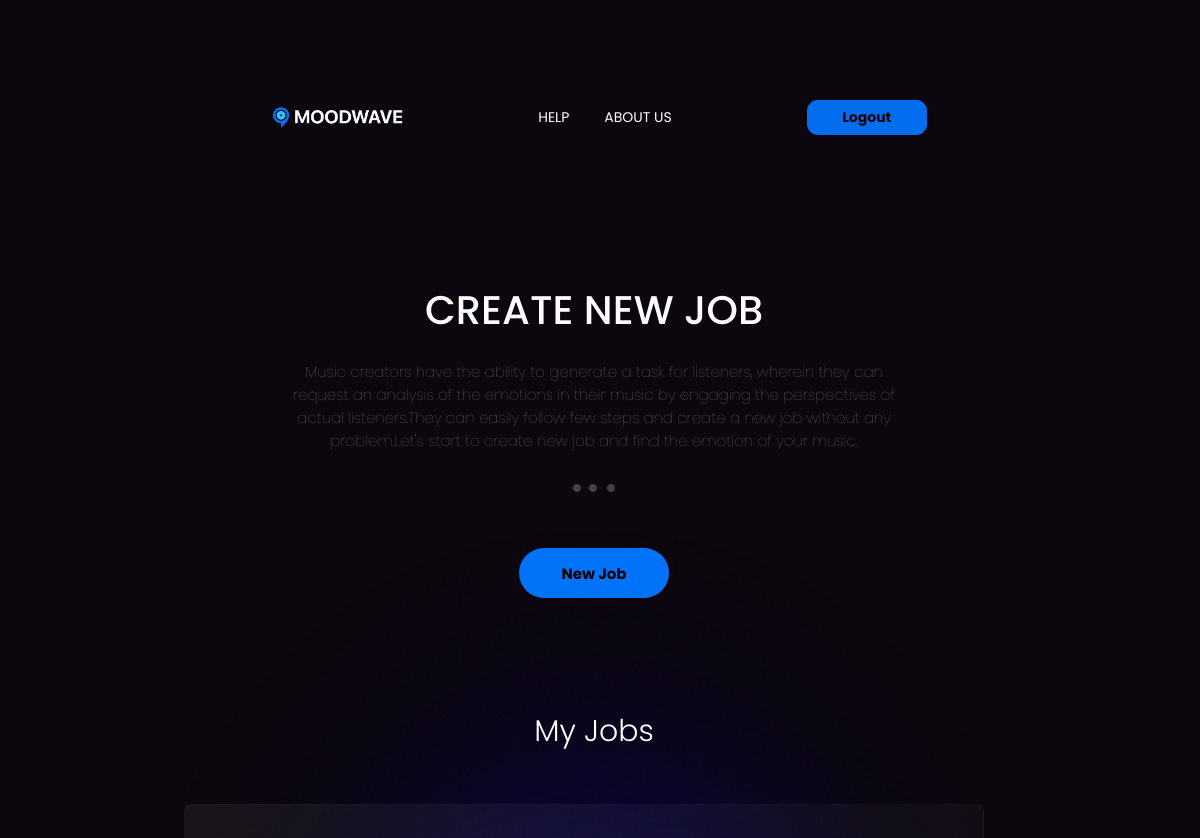
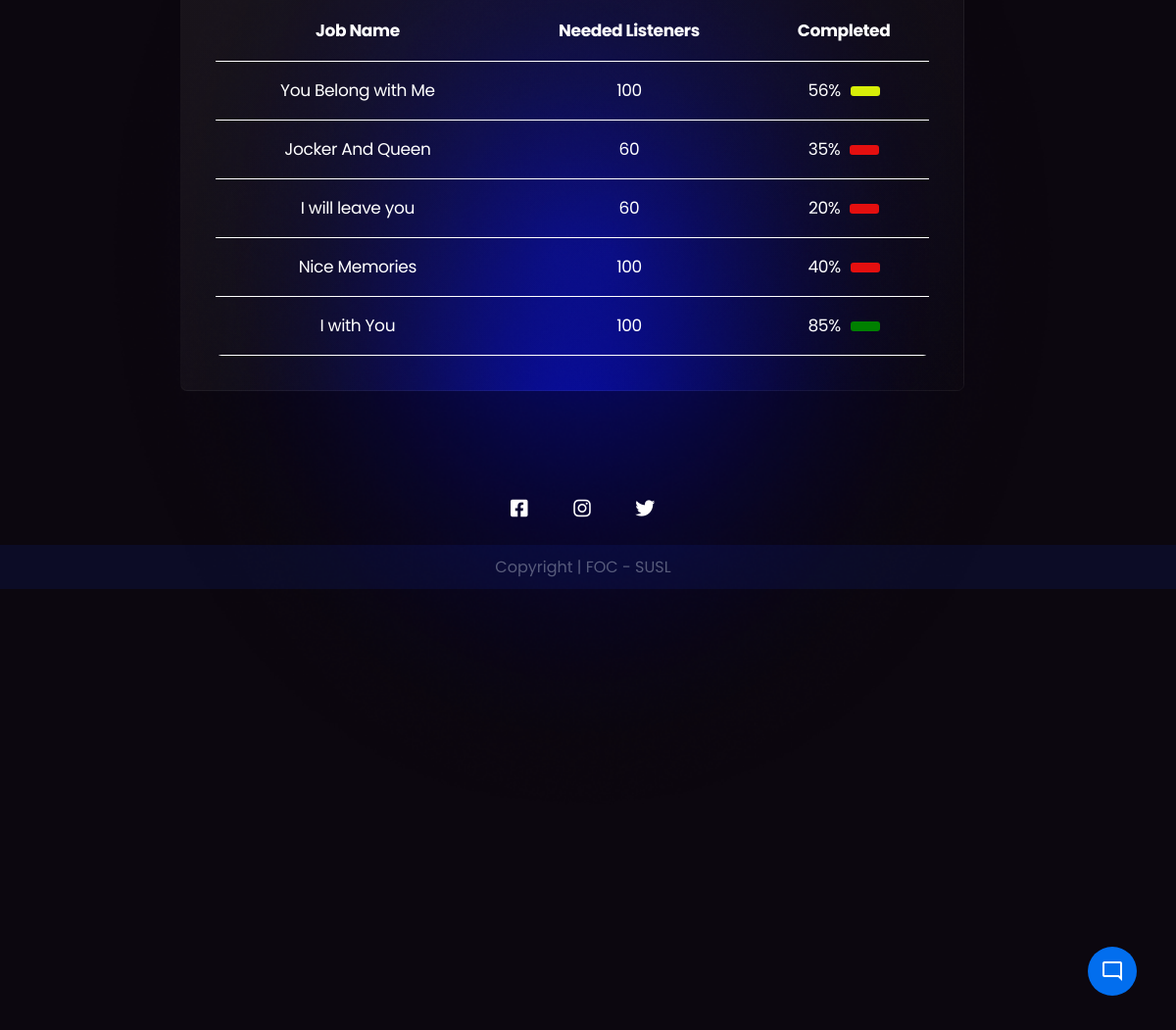
The page /Create_New_Job.php (signed in) on the database its author committed (2 pictures, top to bottom).
### tables this page shows
CREATE TABLE IF NOT EXISTS `jobs` (
  `job_id` int(6) NOT NULL AUTO_INCREMENT,
  `creater_id` int(6) DEFAULT NULL,
  `song_name` varchar(1000) DEFAULT NULL,
  `song_writter` varchar(1000) DEFAULT NULL,
  `singers` varchar(1000) DEFAULT NULL,
  `music` varchar(1000) DEFAULT NULL,
  `workers_need` int(11) DEFAULT NULL,
  `workers_earn` int(11) DEFAULT NULL,
  `completed` int(11) NOT NULL DEFAULT '0',
  `name_on_card` varchar(1000) NOT NULL,
  `card_number` varchar(1000) NOT NULL,
  `expiary` varchar(1000) NOT NULL,
  `cvv` varchar(1000) NOT NULL,
  `total` int(11) DEFAULT NULL,
  `placed_on` varchar(100) DEFAULT NULL,
  PRIMARY KEY (`job_id`)
);

### Create_New_Job.php (the view, shortened to what this page needs)
<?php
@include 'config.php';
$creator_id = $_SESSION['user_id'];
?>
<!DOCTYPE html>
<html lang="en">
  <head>
    <link
      rel="stylesheet"
      href="https://cdnjs.cloudflare.com/ajax/libs/font-awesome/6.4.0/css/all.min.css"
    />
    <link href="https://unpkg.com/aos@2.3.1/dist/aos.css" rel="stylesheet" />
    <link rel="stylesheet" href="css/glass-menu.css" />
    <link rel="stylesheet" href="css/Nevigation.css" />
    <link rel="stylesheet" href="css/Common.css" />
    <link rel="stylesheet" href="css/footer.css" />
    <link rel="stylesheet" href="css/Create_New_Job.css" />
    <link rel="stylesheet" href="ChatBot/botstyle.css">
  </head>
  <body id="swup" class="transition-fade">
<form action="" method="POST" enctype="multipart/form-data">
    <center>
      <section class="navigation_section">
        <nav class="Navigation_Bar">
          <ul>
            <li><a id="index" href="#"><img src="images/Logo.png" alt="MoodWave_logo"/></a></li>
            <li class="features"><a id="Need_Help" href="#">HELP</a></li>
            <li><a id="About_us" href="#" class="ABOUT transition-fade" >ABOUT US</a></li>
            <li>
              <button name="logout">Logout</button>
            </li>
          </ul>
        </nav>
      </section>
    </center>
    <br /><br /><br /><br /><br /><br />
    <section class="Land">
      <div class="Main_topic_sides">CREATE NEW JOB</div>
      <div class="Small_topic_sides">
        Music creators have the ability to generate a task for listeners,
        wherein they can request an analysis of the emotions in their music by
        engaging the perspectives of actual listeners.They can easily follow few
        steps and create a new job without any problem.Let's start to create new
        job and find the emotion of your music.<br /><br />
        <img src="images/dots.png" alt="" />
      </div>
      <br /><br /><br />
      <div class="button_holder">
        <div>
          <button class="middle_button_Creator_main" name="post_job">New Job</button>
        </div>
      </div>
      <div class="description">
        <div class="sub_topic_sides">My Jobs</div>
      </div>
<center><div
  class="grit_card_section"
  data-aos="fade-up"
  data-aos-duration="3000"
>
  <div class="card_section">
    <table>
      <tr>
        <th>Job Name</th>
        <th>Needed Listeners</th>
        <th>Completed</th>
      </tr>
      <?php
            $select_jobs = mysqli_query($conn, "SELECT * FROM `jobs` WHERE creater_id='$creator_id'") or die('query failed');
            if(mysqli_num_rows($select_jobs) > 0){
                while($fetch_jobs = mysqli_fetch_assoc($select_jobs)){
            ?>
            <tr>
                <td> <?php echo $fetch_jobs['song_name']; ?></td>
                <td> <?php echo $fetch_jobs['workers_need']; ?></td>
                <td> <?php
                $complete_no=$fetch_jobs['completed'];
                $works=$fetch_jobs['workers_need'];
                $persontage=$complete_no/$works *100;
                if($persontage>75){
                    echo  '<span class="percentage">'.intval($persontage).'%</span><div class="colorcode"></div>';
                }elseif($persontage>45){
                    echo  '<span class="percentage">'.intval($persontage).'%</span><div class="colorcode_yellow"></div>';
                }else{
                    echo  '<span class="percentage">'.intval($persontage).'%</span><div class="colorcode_red"></div>';
                }
                ?></td>
            </tr>
            <?php
                }
            }
            ?>
    </table>
  </div>
</div></center>
      <br /><br /><br /><br />
      <button class="chatbot-toggler">
        <span class="material-symbols-outlined">mode_comment</span>
    </button>
<div class="container_footer">
  <footer>
    <div class="Icon_bar">
    <a href="#"></a><i class="fab fa-facebook-square"></i></a>
  <a href="#"></a><i class="fab fa-instagram"></i></a>
  <a href="#"></a><i class="fab fa-twitter"></i></a>
  </div>
  </footer>
</div>
<div class="box">Copyright | FOC - SUSL</div>
  </body>
</html>

### CSS/glass-menu.css (style rules this page uses)
* { margin: 0; padding: 0; box-sizing: border-box; font-family: "Roboto", sans-serif; }

### CSS/Nevigation.css (style rules this page uses)
.Navigation_Bar { position: relative; top: 0; z-index: 3; display: inline; align-items: center; justify-content: space-between; padding: 40px 30px; border: 1px solid hsla(0, 0%, 100%, 0); border-radius: 34px; transition: all 0.5s ease-in-out; z-index: -3; }
.navigation_section { margin-top: 50px; z-index: +1; border-radius: 20px; width: 800px; position: fixed; top: 25px; left: 50%; transform: translateX(-50%); transition: width 0.5s ease-out, background 0.5s ease-out, top 0.5s ease-out, border-radius 0.5s ease-out, height 0.5s ease-out; }
.Navigation_Bar img { width: 130px; height: auto; align-items: center; justify-content: center; display: flex; }
.Navigation_Bar ul { list-style-type: none; padding: 0; overflow: hidden; align-items: center; justify-content: center; display: flex; gap: 18px; }
.Navigation_Bar li { float: left; }
.features { padding-left: 117px; padding-right: 17px; cursor: pointer; transition: transform 1 ease-in-out; }
.Navigation_Bar .ABOUT { padding-right: 117px; cursor: pointer; }
.Navigation_Bar li a { display: block; color: white; text-align: center; font-size: 14px; text-decoration: none; font-weight: 400; }
.Navigation_Bar li button { width: 120px; height: 35px; border-radius: 11px; background-color: #026eee; color: #0c070f; border: none; text-decoration: none; font-weight: 700; font-size: 14px; text-align: center; }

### CSS/Common.css (style rules this page uses)
* { font-family: "Roboto", sans-serif; }
body { margin: 0; padding: 0; min-height: 100%; height: 100%; flex-direction: column; background-color: #0c070f; flex-direction: column; overflow-x: hidden; overflow-y: auto; max-width: 100%; }

### CSS/footer.css (style rules this page uses)
.container_footer { width: 105.5%; margin-left: 0%; margin-bottom: 20px; width: 100%; }
footer { color: white; text-align: center; margin: 0; box-sizing: border-box; width: 100%; margin-left: 0%; position: relative; margin-top: auto; }
.Icon_bar I { color: rgb(255, 255, 255); cursor: pointer; list-style-type: none; padding: 0; overflow: hidden; align-items: center; justify-content: center; width: 60px; font-size: 20px; }
.Icon_bar { width: 100%; margin: 0; padding: 0; }
.box { bottom: 0; left: 0; right: 0; background-color: #112daa25; color: rgba(240, 248, 255, 0.336); padding: 10px; padding-left: 0; width: 100%; z-index: 1000; text-align: center; width: 101%; }

### ChatBot/botstyle.css (style rules this page uses)
* { margin: 0; padding: 0; box-sizing: border-box; font-family: 'Poppins', sans-serif; }
body { background: #0c070f; }
.chatbot-toggler { position:fixed; right: 40px; bottom: 35px; height: 50px; width: 50px; color: #fff; border: none; display: flex; align-items: center; justify-content: center; outline: none; cursor: pointer; background: #026EEE; border-radius: 50%; transition: all 0.2s ease; }
.chatbot-toggler span { position: absolute; }

### rows shown on the page
jobs: song_name "You Belong with Me", workers_need "100", persontage "56"
jobs: song_name "Jocker And Queen", workers_need "60", persontage "35"
jobs: song_name "I will leave you", workers_need "60", persontage "20"
jobs: song_name "Nice Memories", workers_need "100", completed "40"
jobs: song_name "I with You", workers_need "100", completed "85"
